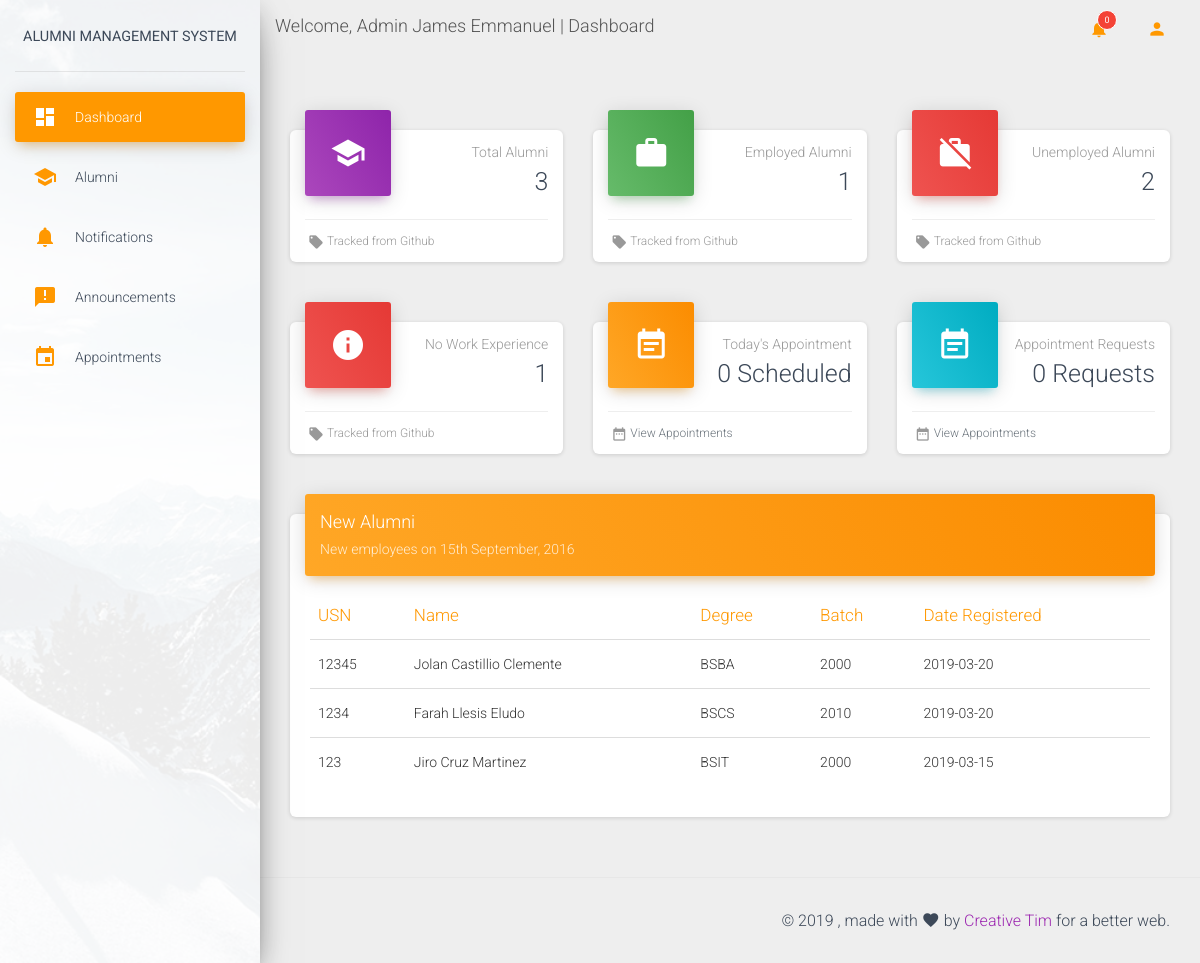
/index.php/admin/dashboard (signed in), run on the app's committed database.
### tables this page shows
CREATE TABLE `alumni` (
  `alumni_ID` int(11) NOT NULL,
  `alumni_student_ID` text,
  `alumni_profile_picture` text,
  `alumni_fname` text,
  `alumni_mname` text,
  `alumni_lname` text,
  `alumni_gender` text,
  `alumni_address` text,
  `alumni_cno` text,
  `alumni_lno` text,
  `alumni_email` text,
  `alumni_facebook` text,
  `alumni_linkedin` text,
  `alumni_website` text,
  `alumni_degree` text,
  `alumni_major` text,
  `alumni_grad_year` int(11) DEFAULT NULL,
  `alumni_register_date` text
);

CREATE TABLE `courses` (
  `course_ID` int(11) NOT NULL,
  `course_college` text NOT NULL,
  `course_title` text NOT NULL,
  `course_description` text NOT NULL
);

### application/controllers/Admin.php (called while the page is built, shortened)
<?php
	class Admin extends CI_Controller {
		function __construct(){
			$this->load->helper(array('form','url'));
			$this->load->database();
			$this->load->library("sendemail");
			$this->load->library("sendsms");
		}
		function dashboard(){
			$page_data['page_name']		=	'dashboard';
			$this->load->view('backend/index', $page_data);
		}
	}
?>

### index.php (called while the page is built, shortened)
<?php
require_once BASEPATH.'core/CodeIgniter.php';

### application/views/backend/admin/dashboard.php (the view, shortened to what this page needs)
<div class="container-fluid">
	<div class="row">
		<div class="col-lg-4 col-md-6 col-sm-6">
            		<div class="card card-stats">
              		<div class="card-header card-header-primary card-header-icon">
                			<div class="card-icon">
                  			<i class="material-icons">school</i>
                			</div>
                			<?php
                				$total_alumni = $this->db->get('alumni')->num_rows();
                			?>
                			<p class="card-category">Total Alumni</p>
                			<h3 class="card-title"><?php echo $total_alumni ?></h3>
              		</div>
              		<div class="card-footer ">
                			<div class="stats">
                   		<i class="material-icons">local_offer</i> Tracked from Github
                			</div>
              		</div>
            		</div>
          	</div>
		<div class="col-lg-4 col-md-6 col-sm-6">
            		<div class="card card-stats">
              		<div class="card-header card-header-success card-header-icon">
                			<div class="card-icon">
                  			<i class="material-icons">work</i>
                			</div>
                			<?php
                				$total_employed = $this->db->select('DISTINCT(work_alumni_student_ID)')->from('work')->where('work_alumni_end','')->get()->num_rows();
                			?>
                			<p class="card-category">Employed Alumni</p>
                			<h3 class="card-title"><?php echo $total_employed ?></h3>
              		</div>
              		<div class="card-footer">
                			<div class="stats">
                   		<i class="material-icons">local_offer</i> Tracked from Github
                			</div>
              		</div>
            		</div>
          	</div>
          	<div class="col-lg-4 col-md-6 col-sm-6">
            		<div class="card card-stats">
              		<div class="card-header card-header-danger card-header-icon">
                			<div class="card-icon">
                  			<i class="material-icons">work_off</i>
                			</div>
                			<?php
                				$total_alumni = $this->db->get('alumni')->num_rows();
                				$total_employed = $this->db->select('DISTINCT(work_alumni_student_ID)')->from('work')->where('work_alumni_end','')->get()->num_rows();
                				$total_unemployed = $total_alumni - $total_employed;
                			?>
                			<p class="card-category">Unemployed Alumni</p>
                			<h3 class="card-title"><?php echo $total_unemployed ?></h3>
              		</div>
              		<div class="card-footer">
                			<div class="stats">
                   		<i class="material-icons">local_offer</i> Tracked from Github
                			</div>
              		</div>
            		</div>
          	</div>
          	<div class="col-lg-4 col-md-6 col-sm-6">
            		<div class="card card-stats">
              		<div class="card-header card-header-danger card-header-icon">
                			<div class="card-icon">
                  			<i class="material-icons">info</i>
                			</div>
                			<?php
                				$total_alumni = $this->db->get('alumni')->num_rows();
                				$total_employed = $this->db->select('DISTINCT(work_alumni_student_ID)')->from('work')->get()->num_rows();
                				$total_unemployed = $total_alumni - $total_employed;
                			?>
                			<p class="card-category">No Work Experience</p>
                			<h3 class="card-title"><?php echo $total_unemployed ?></h3>
              		</div>
              		<div class="card-footer">
                			<div class="stats">
                   		<i class="material-icons">local_offer</i> Tracked from Github
                			</div>
              		</div>
            		</div>
          	</div>
		<div class="col-lg-4 col-md-6 col-sm-6">
			<div class="card card-stats">
				<div class="card-header card-header-warning card-header-icon">
					<div class="card-icon">
                  			<i class="material-icons">event_note</i>
                			</div>
                			<?php
                				$today_appointment = $this->db->get_where('appointment', array('appointment_date_start' => date('Y-m-d')))->num_rows();
                			?>
                			<p class="card-category">Today's Appointment</p>
                			<h3 class="card-title"><?php echo $today_appointment ?> Scheduled</h3>
              		</div>
              		<div class="card-footer">
                			<div class="stats">
                  			<i class="material-icons">date_range</i>
                  			<a href="<?php echo base_url()."index.php/admin/appointment" ?>" class="text-muted">View Appointments</a>
                			</div>
              		</div>
            		</div>
          	</div>
          	<div class="col-lg-4 col-md-6 col-sm-6">
			<div class="card card-stats">
				<div class="card-header card-header-info card-header-icon">
					<div class="card-icon">
                  			<i class="material-icons">event_note</i>
                			</div>
                			<?php
                				$appointment_requests = $this->db->get_where('appointment', array('appointment_status' => 'Waiting'))->num_rows();
                			?>
                			<p class="card-category">Appointment Requests</p>
                			<h3 class="card-title"><?php echo $appointment_requests ?> Requests</h3>
              		</div>
              		<div class="card-footer">
                			<div class="stats">
                  			<i class="material-icons">date_range</i>
                  			<a href="<?php echo base_url()."index.php/admin/appointment" ?>" class="text-muted">View Appointments</a>
                			</div>
              		</div>
            		</div>
          	</div>
       	</div>
       <div class="row">
           <div class="col-lg-12 col-md-12">
			<div class="card">
                <div class="card-header card-header-warning">
                 		<h4 class="card-title">New Alumni</h4>
                 		<p class="card-category">New employees on 15th September, 2016</p>
               	</div>
                <div class="card-body table-responsive">
                  	<table class="table table-hover">
                    	<thead class="text-warning">
                      		<th>USN</th>
                      		<th>Name</th>
                      		<th>Degree</th>
                      		<th>Batch</th>
                      		<th>Date Registered</th>
                    	</thead>
                    	<tbody>
                    		<?php
                    			$this->db->select('*');
                    			$this->db->from('alumni');
                    			$this->db->join('courses','courses.course_ID = alumni.alumni_degree');
                    			$this->db->order_by('alumni_ID','DESC');
                    			$this->db->limit('5');
                    			$query = $this->db->get()->result_array();
                    			foreach($query as $row):
                    		?>
                      		<tr>
                        		<td><?php echo $row['alumni_student_ID'] ?></td>
                        		<td><?php echo $row['alumni_fname']." ".$row['alumni_mname']." ".$row['alumni_lname'] ?></td>
                        		<td><?php echo $row['course_title'] ?></td>
                        		<td><?php echo $row['alumni_grad_year'] ?></td>
                        		<td><?php echo $row['alumni_register_date']; ?></td>
                      		</tr>
                      		<?php
                      			endforeach;
                      		?>
                    	</tbody>
                  	</table>
                </div>
             	</div>
           </div>
       </div>
  	</div>

### application/views/backend/index.php (shortened to what this page needs)
<!DOCTYPE html>
<html lang="en">
	<head>
  		<?php
  			include 'include_top.php';
  		?>
	</head>
	<body class="">
	  	<div class="wrapper">
	    	<?php  include $_SESSION['account_type'].'/sidebar.php';?>
		    <div class="main-panel">
		    	<?php  include $_SESSION['account_type'].'/navbar.php';?>
			    <div class="content">
					<?php  include $_SESSION['account_type'].'/'.$page_name.'.php';?>
				</div>
				<footer class="footer">
					<div class="container-fluid">
				        <div class="copyright float-right">
							&copy;
				            , made with <i class="material-icons">favorite</i> by
				            <a href="https://www.creative-tim.com" target="_blank">Creative Tim</a> for a better web.
				        </div>
				    </div>
				</footer>
			</div>
	 	</div>
	  	<?php
	  		include 'include_bottom.php';
	  	?>
</body>
</html>

### application/views/backend/include_top.php (shortened to what this page needs)
<link rel="stylesheet" type="text/css" href="<?php echo base_url(); ?>assets/css/custom.css">
<link rel="stylesheet" href="https://cdnjs.cloudflare.com/ajax/libs/bootstrap-select/1.13.2/css/bootstrap-select.min.css">
<link rel="stylesheet" href="//cdn.jsdelivr.net/chartist.js/latest/chartist.min.css">
<link rel="stylesheet" type="text/css" href="<?php echo base_url(); ?>assets/css/fullcalendar.css">
<link rel="stylesheet" type="text/css" href="<?php echo base_url(); ?>assets/css/fullcalendar.print.css" media="print">
<link rel="stylesheet" type="text/css" href="<?php echo base_url(); ?>assets/css/bootstrap-datetimepicker.css">
<link rel="stylesheet" href="https://maxcdn.bootstrapcdn.com/font-awesome/latest/css/font-awesome.min.css">
<link href="<?php echo base_url(); ?>assets/css/material-dashboard.css?v=2.1.1" rel="stylesheet" />
<link href="<?php echo base_url(); ?>assets/demo/demo.css" rel="stylesheet" />

### application/views/backend/admin/sidebar.php
<div class="sidebar" data-color="<?php echo $_SESSION['theme_color'] ?>" data-background-color="white" data-image="<?php echo base_url(); ?>assets/img/sidebar-1.jpg">
    <div class="logo">
        <a href="<?php echo base_url()?>" class="simple-text logo-normal">
          <small>Alumni Management System</small>
        </a>
    </div>
    <div class="sidebar-wrapper">
        <ul class="nav">
            <li class="nav-item <?php if($page_name == 'dashboard') echo 'active' ?>">
                <a class="nav-link" href="<?php echo base_url(); ?>index.php/admin/dashboard">
                    <i class="material-icons <?php if($page_name != 'dashboard') echo 'text-'.$_SESSION['theme_color'] ?>">dashboard</i>
                    <p>Dashboard</p>
                </a>
            </li>
            <li class="nav-item <?php if($page_name == 'alumni') echo 'active' ?>">
                <a class="nav-link" href="<?php echo base_url(); ?>index.php/admin/alumni">
                    <i class="material-icons <?php if($page_name != 'alumni') echo 'text-'.$_SESSION['theme_color'] ?>">school</i>
                    <p>Alumni</p>
                </a>
            </li>
            <li class="nav-item <?php if($page_name == 'notifications') echo 'active' ?>">
                <a class="nav-link" href="<?php echo base_url(); ?>index.php/admin/notifications">
                    <i class="material-icons <?php if($page_name != 'notifications') echo 'text-'.$_SESSION['theme_color'] ?>">notifications</i>
                    <p>Notifications</p>
                </a>
            </li>
            <li class="nav-item <?php if($page_name == 'announcement') echo 'active' ?>">
                <a class="nav-link" href="<?php echo base_url(); ?>index.php/admin/announcement">
                    <i class="material-icons <?php if($page_name != 'announcement') echo 'text-'.$_SESSION['theme_color'] ?>">announcement</i>
                    <p>Announcements</p>
                </a>
            </li>
            <li class="nav-item <?php if($page_name == 'appointment') echo 'active' ?>">
                <a class="nav-link" href="<?php echo base_url();?>index.php/admin/appointment">
                    <i class="material-icons <?php if($page_name != 'appointment') echo 'text-'.$_SESSION['theme_color'] ?>">event</i>
                    <p>Appointments</p>
                </a>
            </li>
        </ul>
    </div>
</div>

### application/views/backend/admin/navbar.php (shortened to what this page needs)
<nav class="navbar navbar-expand-lg navbar-transparent navbar-absolute fixed-top ">
	<div class="container-fluid">
       			<div class="navbar-wrapper">
         			<h4>
         				<?php
         					echo "Welcome, Admin ".ucwords($this->db->get_where('admin' , array('admin_ID' =>$_SESSION['user_ID']) )->row()->admin_fname)." | ".ucwords(str_replace("_", " ", $page_name));
         				?>
         			</h4>
       			</div>
        		<div class="collapse navbar-collapse justify-content-end">
          		<ul class="navbar-nav">
            			<li class="nav-item dropdown">
              			<a class="nav-link" href="http://example.com" id="navbarDropdownMenuLink" data-toggle="dropdown" aria-haspopup="true" aria-expanded="false">
                				<i class="material-icons text-<?php echo $_SESSION['theme_color'] ?>">notifications</i>
                				<span class="notification">
                					<?php
                						echo $this->db->get_where('notification' , array('notification_recieve_ID' =>$_SESSION['user_ID'],'notification_unread'=>'TRUE'))->num_rows();
                					?>
                				</span>
              			</a>
            			</li>
            			<li class="nav-item dropdown">
              			<a class="nav-link" href="#pablo" id="navbarDropdownProfile" data-toggle="dropdown" aria-haspopup="true" aria-expanded="false">
                				<i class="material-icons text-<?php echo $_SESSION['theme_color'] ?>">person</i>
              			</a>
            			</li>
          		</ul>
        		</div>
     		</div>
   		</nav>

### application/views/backend/include_bottom.php (shortened to what this page needs)
<link rel="stylesheet" href="//cdnjs.cloudflare.com/ajax/libs/timepicker/1.3.5/jquery.timepicker.min.css">
<link rel="stylesheet" type="text/css" href="<?php echo base_url() ?>assets/js/charts.js">
      <link rel="stylesheet" href="<?php echo base_url(); ?>assets/backup/dist/css/bootstrap-multiselect.css" type="text/css">

### data on the page
alumni: alumni_student_ID "12345", alumni_fname "Jolan", alumni_mname "Castillio", alumni_lname "Clemente", courses.course_title "BSBA", alumni_grad_year "2000", alumni_register_date "2019-03-20"
alumni: alumni_student_ID "1234", alumni_fname "Farah", alumni_mname "Llesis", alumni_lname "Eludo", courses.course_title "BSCS", alumni_grad_year "2010", alumni_register_date "2019-03-20"
alumni: alumni_student_ID "123", alumni_fname "Jiro", alumni_mname "Cruz", alumni_lname "Martinez", courses.course_title "BSIT", alumni_grad_year "2000", alumni_register_date "2019-03-15"

### other printed values
str_replace("_", " ", $page_name) "Dashboard"
$total_alumni "3"
$total_employed "1"
$total_unemployed "2"
$total_unemployed "1"
$today_appointment "0"
$appointment_requests "0"
